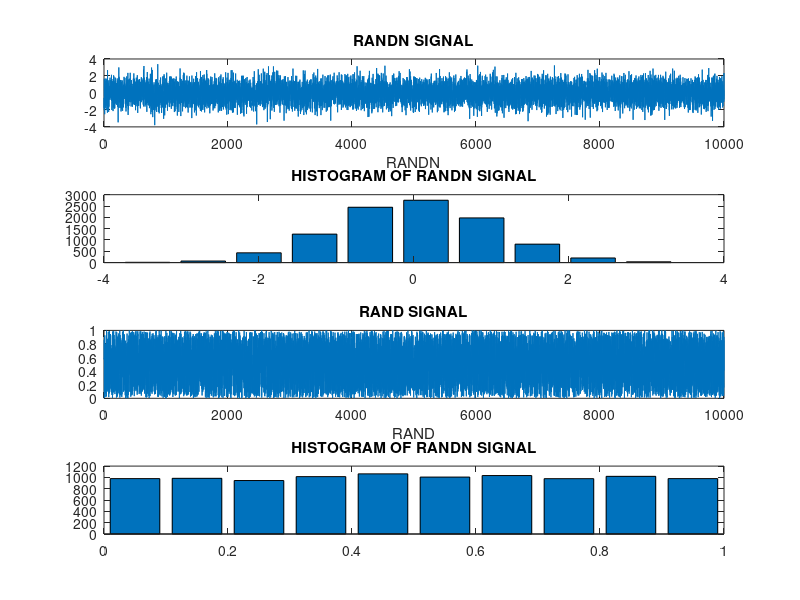

Write MATLAB code to recreate this figure.
%histrogram of rand function
clc
clear all
close all
x=randn(10000,1);
y=rand(10000,1)
[p,q]=hist(x,10);
[v,w]=hist(y,10);
subplot(4,1,1),plot(x),title('RANDN SIGNAL'),xlabel('RANDN'),
subplot(4,1,2),bar(q,p),title('HISTOGRAM OF RANDN SIGNAL'),                 %Plotting the histogram of randn
subplot(4,1,3),plot(y),title('RAND SIGNAL'),xlabel('RAND'),
subplot(4,1,4),bar(w,v),title('HISTOGRAM OF RANDN SIGNAL')                 %Plotting the histogram of rand